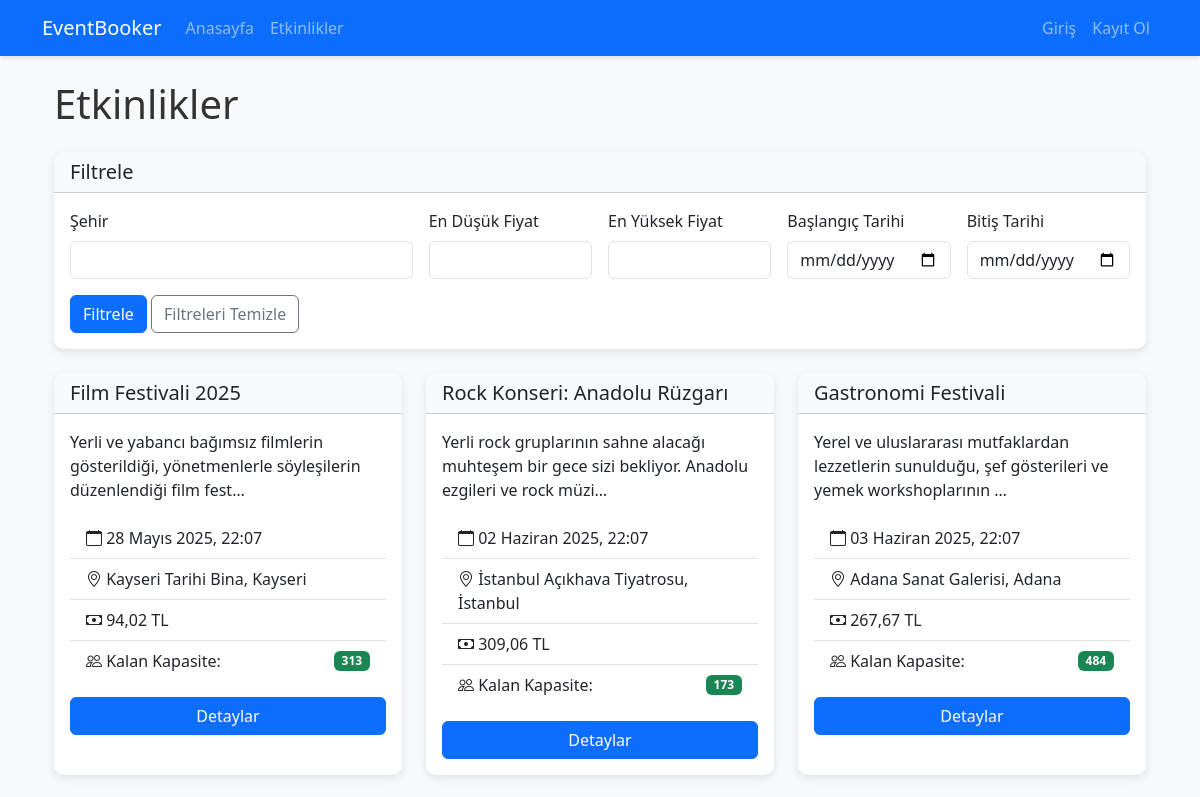
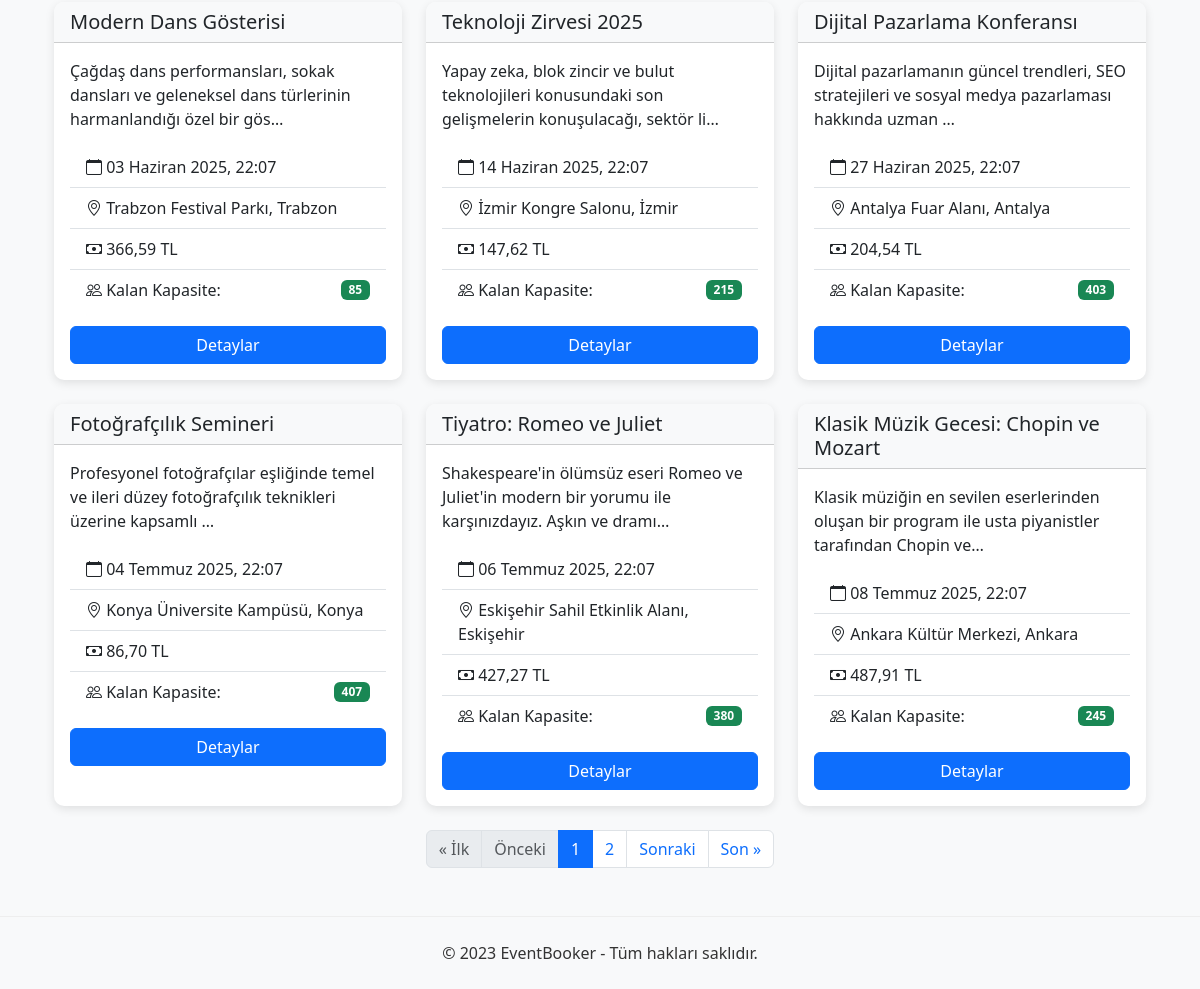
Screenshot of /events/ with the database file from the repository (2 pictures, top to bottom).
### events/models.py (models this page shows, shortened)
class Event(models.Model):
    title = models.CharField(_("Başlık"), max_length=200)
    description = models.TextField(_("Açıklama"))
    event_date = models.DateTimeField(_("Tarih/Saat"))
    price = models.DecimalField(_("Fiyat"), max_digits=10, decimal_places=2)
    capacity = models.PositiveIntegerField(_("Kapasite"))
    location = models.CharField(_("Konum"), max_length=200)
    city = models.CharField(_("Şehir"), max_length=100)
    created_at = models.DateTimeField(_("Oluşturulma Tarihi"), auto_now_add=True)
    updated_at = models.DateTimeField(_("Güncellenme Tarihi"), auto_now=True)
    creator = models.ForeignKey(User, on_delete=models.CASCADE, related_name='created_events', verbose_name=_("Oluşturan"))
    class Meta:
        verbose_name = _("Etkinlik")
        verbose_name_plural = _("Etkinlikler")
        ordering = ['event_date']
    @property
    def available_seats(self):
        return self.capacity - self.reservations.count()
    @property
    def is_full(self):
        return self.available_seats <= 0

### events/views.py (the view, shortened to what this page needs)
# urls.py: path('events/', views.event_list, name='event_list'),
def event_list(request):
    events = Event.objects.filter(event_date__gte=timezone.now())
    form = EventFilterForm(request.GET or None)
    paginator = Paginator(events, 9)  # 9 etkinlik per sayfa
    page_number = request.GET.get('page')
    page_obj = paginator.get_page(page_number)
    return render(request, 'events/event_list.html', {
        'page_obj': page_obj,
        'form': form,
    })

### events/forms.py (shortened to what this page needs)
class EventFilterForm(forms.Form):
    city = forms.CharField(
        label=_("Şehir"),
        required=False,
        widget=forms.TextInput(attrs={'class': 'form-control'})
    )
    min_price = forms.DecimalField(
        label=_("En Düşük Fiyat"),
        required=False,
        min_value=0,
        widget=forms.NumberInput(attrs={'class': 'form-control'})
    )
    max_price = forms.DecimalField(
        label=_("En Yüksek Fiyat"),
        required=False,
        min_value=0,
        widget=forms.NumberInput(attrs={'class': 'form-control'})
    )
    start_date = forms.DateField(
        label=_("Başlangıç Tarihi"),
        required=False,
        widget=forms.DateInput(attrs={
            'class': 'form-control',
            'type': 'date'
        })
    )
    end_date = forms.DateField(
        label=_("Bitiş Tarihi"),
        required=False,
        widget=forms.DateInput(attrs={
            'class': 'form-control',
            'type': 'date'
        })
    )

### templates/events/event_list.html (shortened to what this page needs)
{% extends 'base.html' %}
{% load static %}
{% block content %}
<div class="container">
    <h1 class="mb-4">Etkinlikler</h1>
    <div class="card mb-4">
        <div class="card-header bg-light">
            <h5 class="mb-0">Filtrele</h5>
        </div>
        <div class="card-body">
            <form method="get" class="row g-3">
                <div class="col-md-4">
                    <label for="id_city" class="form-label">{{ form.city.label }}</label>
                    {{ form.city }}
                </div>
                <div class="col-md-2">
                    <label for="id_min_price" class="form-label">{{ form.min_price.label }}</label>
                    {{ form.min_price }}
                </div>
                <div class="col-md-2">
                    <label for="id_max_price" class="form-label">{{ form.max_price.label }}</label>
                    {{ form.max_price }}
                </div>
                <div class="col-md-2">
                    <label for="id_start_date" class="form-label">{{ form.start_date.label }}</label>
                    {{ form.start_date }}
                </div>
                <div class="col-md-2">
                    <label for="id_end_date" class="form-label">{{ form.end_date.label }}</label>
                    {{ form.end_date }}
                </div>
                <div class="col-12">
                    <button type="submit" class="btn btn-primary">Filtrele</button>
                    <a href="{% url 'event_list' %}" class="btn btn-outline-secondary">Filtreleri Temizle</a>
                </div>
            </form>
        </div>
    </div>
    {% if page_obj %}
        <div class="row row-cols-1 row-cols-md-2 row-cols-lg-3 g-4">
            {% for event in page_obj %}
                <div class="col">
                    <div class="card h-100">
                        <div class="card-header bg-light">
                            <h5 class="card-title mb-0">{{ event.title }}</h5>
                        </div>
                        <div class="card-body">
                            <p class="card-text">{{ event.description|truncatechars:100 }}</p>
                            <ul class="list-group list-group-flush mb-3">
                                <li class="list-group-item"><i class="bi bi-calendar"></i> {{ event.event_date|date:"d F Y, H:i" }}</li>
                                <li class="list-group-item"><i class="bi bi-geo-alt"></i> {{ event.location }}, {{ event.city }}</li>
                                <li class="list-group-item"><i class="bi bi-cash"></i> {{ event.price }} TL</li>
                                <li class="list-group-item">
                                    <div class="d-flex justify-content-between align-items-center">
                                        <span><i class="bi bi-people"></i> Kalan Kapasite:</span>
                                        <span class="badge {% if event.is_full %}bg-danger{% else %}bg-success{% endif %}">
                                            {{ event.available_seats }}
                                        </span>
                                    </div>
                                </li>
                            </ul>
                            <a href="{% url 'event_detail' event.id %}" class="btn btn-primary d-block">Detaylar</a>
                        </div>
                    </div>
                </div>
            {% endfor %}
        </div>
        <nav class="mt-4">
            <ul class="pagination justify-content-center">
                {% if page_obj.has_previous %}
                    <li class="page-item">
                        <a class="page-link" href="?page=1">&laquo; İlk</a>
                    </li>
                    <li class="page-item">
                        <a class="page-link" href="?page={{ page_obj.previous_page_number }}">Önceki</a>
                    </li>
                {% else %}
                    <li class="page-item disabled">
                        <span class="page-link">&laquo; İlk</span>
                    </li>
                    <li class="page-item disabled">
                        <span class="page-link">Önceki</span>
                    </li>
                {% endif %}
                {% for i in page_obj.paginator.page_range %}
                    {% if page_obj.number == i %}
                        <li class="page-item active"><span class="page-link">{{ i }}</span></li>
                    {% elif i > page_obj.number|add:"-3" and i < page_obj.number|add:"3" %}
                        <li class="page-item"><a class="page-link" href="?page={{ i }}">{{ i }}</a></li>
                    {% endif %}
                {% endfor %}
                {% if page_obj.has_next %}
                    <li class="page-item">
                        <a class="page-link" href="?page={{ page_obj.next_page_number }}">Sonraki</a>
                    </li>
                    <li class="page-item">
                        <a class="page-link" href="?page={{ page_obj.paginator.num_pages }}">Son &raquo;</a>
                    </li>
                {% endif %}
            </ul>
        </nav>
    {% else %}
        <div class="alert alert-info">
            Bu kriterlere uygun etkinlik bulunamadı.
        </div>
    {% endif %}
</div>
{% endblock %}

### static/css/style.css (style rules this page uses)
body { font-family: 'Segoe UI', Tahoma, Geneva, Verdana, sans-serif; color: #333; background-color: #f8f9fa; }
.card { border: none; border-radius: 10px; box-shadow: 0 3px 10px rgba(0, 0, 0, 0.1); transition: transform 0.3s ease; }
.card-header { border-radius: 10px 10px 0 0 !important; }
.btn-primary { background-color: #0d6efd; border-color: #0d6efd; }

### rows the page displays
Event: title "Film Festivali 2025", description "Yerli ve yabancı bağımsız filmlerin gösterildiği, yönetmenlerle söyleşilerin düzenlendiği film fest…", event_date "28 Mayıs 2025, 22:07", location "Kayseri Tarihi Bina", city "Kayseri", price "94,02", available_seats "313"
Event: title "Rock Konseri: Anadolu Rüzgarı", description "Yerli rock gruplarının sahne alacağı muhteşem bir gece sizi bekliyor. Anadolu ezgileri ve rock müzi…", event_date "02 Haziran 2025, 22:07", location "İstanbul Açıkhava Tiyatrosu", city "İstanbul", price "309,06", available_seats "173"
Event: title "Gastronomi Festivali", description "Yerel ve uluslararası mutfaklardan lezzetlerin sunulduğu, şef gösterileri ve yemek workshoplarının …", event_date "03 Haziran 2025, 22:07", location "Adana Sanat Galerisi", city "Adana", price "267,67", available_seats "484"
Event: title "Modern Dans Gösterisi", description "Çağdaş dans performansları, sokak dansları ve geleneksel dans türlerinin harmanlandığı özel bir gös…", event_date "03 Haziran 2025, 22:07", location "Trabzon Festival Parkı", city "Trabzon", price "366,59", available_seats "85"
Event: title "Teknoloji Zirvesi 2025", description "Yapay zeka, blok zincir ve bulut teknolojileri konusundaki son gelişmelerin konuşulacağı, sektör li…", event_date "14 Haziran 2025, 22:07", location "İzmir Kongre Salonu", city "İzmir", price "147,62", available_seats "215"
Event: title "Dijital Pazarlama Konferansı", description "Dijital pazarlamanın güncel trendleri, SEO stratejileri ve sosyal medya pazarlaması hakkında uzman …", event_date "27 Haziran 2025, 22:07", location "Antalya Fuar Alanı", city "Antalya", price "204,54", available_seats "403"
Event: title "Fotoğrafçılık Semineri", description "Profesyonel fotoğrafçılar eşliğinde temel ve ileri düzey fotoğrafçılık teknikleri üzerine kapsamlı …", event_date "04 Temmuz 2025, 22:07", location "Konya Üniversite Kampüsü", city "Konya", price "86,70", available_seats "407"
Event: title "Tiyatro: Romeo ve Juliet", description "Shakespeare'in ölümsüz eseri Romeo ve Juliet'in modern bir yorumu ile karşınızdayız. Aşkın ve dramı…", event_date "06 Temmuz 2025, 22:07", location "Eskişehir Sahil Etkinlik Alanı", city "Eskişehir", price "427,27", available_seats "380"
Event: title "Klasik Müzik Gecesi: Chopin ve Mozart", description "Klasik müziğin en sevilen eserlerinden oluşan bir program ile usta piyanistler tarafından Chopin ve…", event_date "08 Temmuz 2025, 22:07", location "Ankara Kültür Merkezi", city "Ankara", price "487,91", available_seats "245"

### other values shown
{{ i }} "1"
{{ i }} "2"
